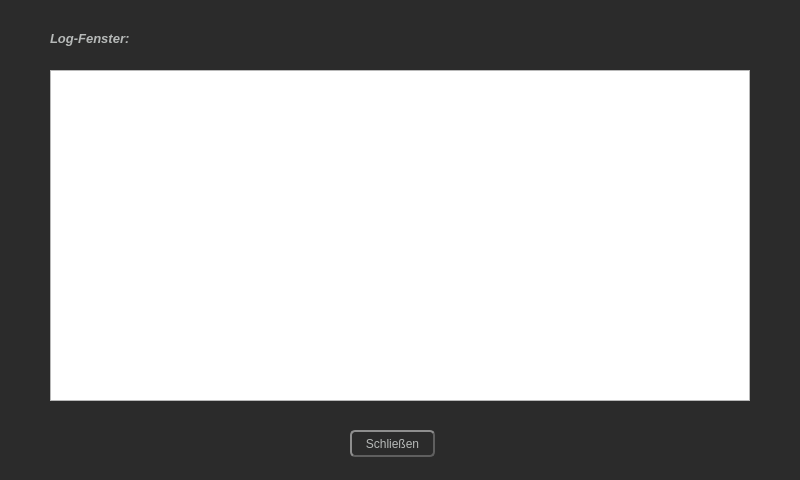
<?xml version="1.0" encoding="UTF-8"?>
<ui version="4.0">
 <class>LogWindow</class>
 <widget class="QDialog" name="LogWindow">
  <property name="geometry">
   <rect>
    <x>0</x>
    <y>0</y>
    <width>800</width>
    <height>480</height>
   </rect>
  </property>
  <property name="sizePolicy">
   <sizepolicy hsizetype="Fixed" vsizetype="Fixed">
    <horstretch>0</horstretch>
    <verstretch>0</verstretch>
   </sizepolicy>
  </property>
  <property name="minimumSize">
   <size>
    <width>800</width>
    <height>480</height>
   </size>
  </property>
  <property name="maximumSize">
   <size>
    <width>800</width>
    <height>480</height>
   </size>
  </property>
  <property name="windowTitle">
   <string>Implementierte Simulationen</string>
  </property>
  <property name="styleSheet">
   <string notr="true">QDialog{ background-color: #2b2b2b; }

QPushButton{ border: 2px solid #5f5f5f;
							border-radius: 5px;
							color: #b6b9b8; 
							border-style: outset; }

QPushButton:hover:!pressed{
							border-color: #7a8084;
							background-color: #555a5c;
}

QLabel { color: #b6b9b8;  }

QTableWidget { background-color: #ededed;
							gridline-color: #959ca1;
							border-radius: 4px;
							border: none; }

QHeaderView::section {
    background-color: #2b2b2b;
	color:  #b6b9b8;
    padding: 4px;
    border: 1px solid #3c3f41;
}

     QTableWidget QTableCornerButton::section {
         background-color: #2b2b2b;
		border: 1px solid #3c3f41;
		/*border-radius: 4px;*/
     }

QTableWidget::item:selected{ background-color: #4cda43 }</string>
  </property>
  <widget class="QPushButton" name="btn_close">
   <property name="geometry">
    <rect>
     <x>350</x>
     <y>430</y>
     <width>85</width>
     <height>27</height>
    </rect>
   </property>
   <property name="text">
    <string>Schließen</string>
   </property>
  </widget>
  <widget class="QLabel" name="label">
   <property name="geometry">
    <rect>
     <x>50</x>
     <y>30</y>
     <width>621</width>
     <height>17</height>
    </rect>
   </property>
   <property name="font">
    <font>
     <pointsize>10</pointsize>
     <weight>75</weight>
     <italic>true</italic>
     <bold>true</bold>
    </font>
   </property>
   <property name="text">
    <string>Log-Fenster:</string>
   </property>
  </widget>
  <widget class="QTextBrowser" name="textBrowser">
   <property name="geometry">
    <rect>
     <x>50</x>
     <y>70</y>
     <width>700</width>
     <height>331</height>
    </rect>
   </property>
  </widget>
 </widget>
 <resources/>
 <connections/>
</ui>
